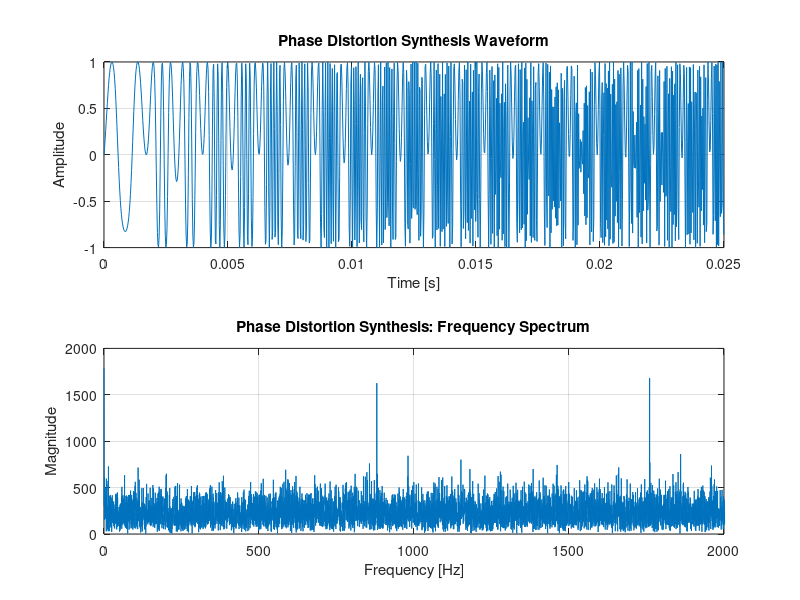

Reproduce this figure in MATLAB.

% Parameters
fs = 44100; % Sampling frequency
duration = 3; % Duration in seconds
t = 0:1/fs:duration-1/fs; % Time vector

% Phase distortion synthesis parameters
carrier_freq = 440; % Carrier frequency in Hz
modulation_depth = 1.0; % Depth of phase distortion

% Phase distortion formula
phase = linspace(0, 2 * pi * carrier_freq * duration, length(t)); % Base phase
distorted_phase = sin(phase .* (1 + modulation_depth * sin(2 * pi * carrier_freq * t))); % Distorted phase

% Generate the signal using the distorted phase
pd_signal = sin(distorted_phase);

% Normalize the signal
pd_signal = pd_signal / max(abs(pd_signal));

% Play sound
sound(pd_signal, fs);

% Plot the result
figure;
subplot(2,1,1);
plot_samples = round(0.025 * fs);
plot(t(1:plot_samples), pd_signal(1:plot_samples)); % Plot the first samples
title('Phase Distortion Synthesis Waveform');
xlabel('Time [s]');
ylabel('Amplitude');
grid on;
xlim([0 0.025]);

% Plot frequency spectrum
N = length(pd_signal);
f = (0:N-1)*(fs/N);
Y = fft(pd_signal);
Y = abs(Y(1:N/2));
f = f(1:N/2);

subplot(2,1,2);
plot(f, Y);
title('Phase Distortion Synthesis: Frequency Spectrum');
xlabel('Frequency [Hz]');
ylabel('Magnitude');
xlim([0 2000]);
grid on;
